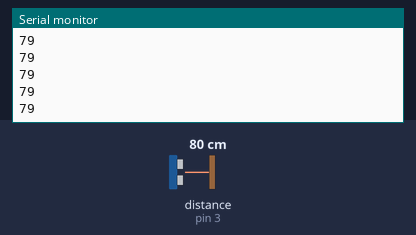
A sketch run on a simulated Arduino Uno, built with avr-gcc and run on an emulated ATmega328P. On the bench: the last lines printed to the serial monitor. Wiring (inferred from the names in the program): range finder with pulse-width output: data pin 3. Inputs (shaded band) come from the test bench; at power-on: distance to the obstacle (sensor on pin 3) 80 cm. The echo pulse lasts 58.3 µs per cm.

Above: at 1.2 s.
1.3 s: distance to the obstacle (sensor on pin 3) set to 2 cm
At 1.39 s:
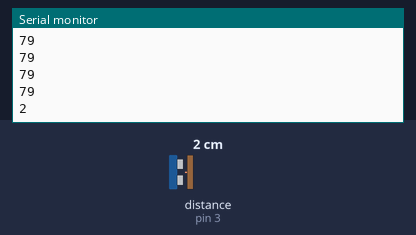
2.8 s: distance to the obstacle (sensor on pin 3) set to 4 cm
At 2.81 s:
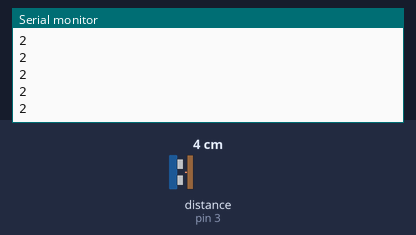
Timing chart, 0 to 5.8 s (numbered marks = the images above; inputs shaded):
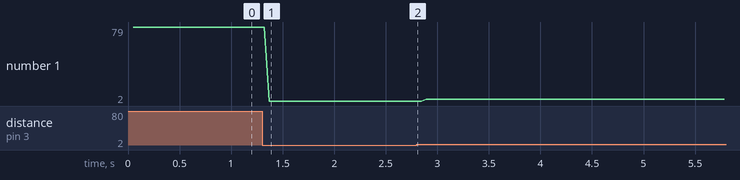

Measured:
- after the input at 1.3 s, the serial monitor: prints a new line after 0.07 s (image 1)
- plotted number 1: 79 → 2 after the input at 1.3 s, 2 → 4 after the input at 2.8 s

The sketch:

RangeFinder.ino
```cpp
//...........................................................
// this code Based on : http://playground.arduino.cc/Main/MaxSonar
int pw_pin=3;
long inch;
void setup() {
        // put your setup code here, to run once:
        pinMode(pw_pin, INPUT);
        Serial.begin(9600);
}

void loop() {
        // put your main code here, to run repeatedly:
        inch = pulseIn(pw_pin, HIGH);
        Serial.println(inch/58);
        delay(10);
   //   sensorRead();
   //   array_arrangment(array,arraysize);
   //   exact_cm_value= filter(array,arraysize);
   //   Serial.println(exact_cm_value);

}
```
